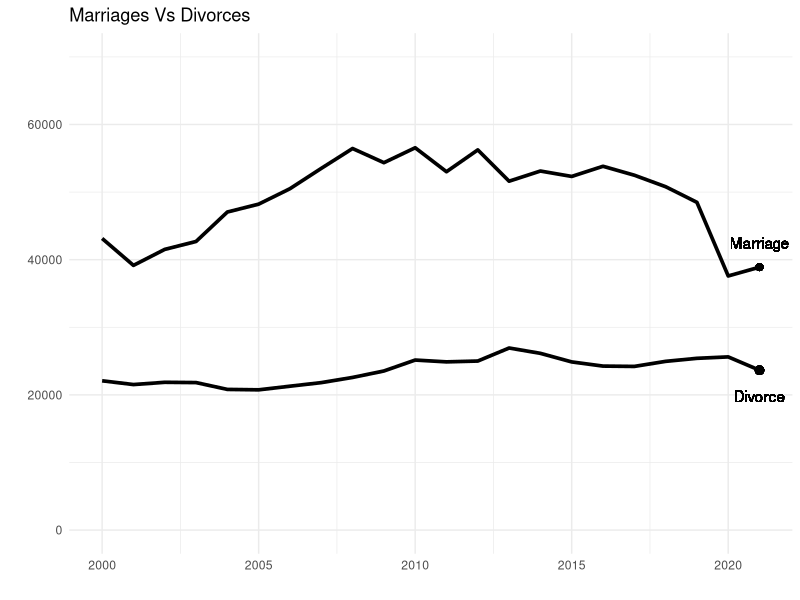

The R script that drew this image: (Note: this script raises an error after producing the figure.)
## Libs 

library(tidyverse)
library(openxlsx)
library(sf)

## Data Import and cleaning

Marriages <-read.xlsx("Sweden-Marriages.xlsx")
Divorces <-read.xlsx("Sweden-Divorces.xlsx")
Marriages <- Marriages %>% rename(marriage = Sweden)
Divorces <- Divorces %>% rename(divorce = Sweden)

total = 

# Filter observations in 2022 since it may skew the data 

Marriages <- Marriages %>% filter(Year != 2022)
Divorces <- Divorces %>% filter(Year != 2022)

## Analysis

Total = inner_join(Divorces , Marriages , by = "Year")

## Plot

plot1 <-ggplot(data = Total , mapping = aes(x = Year , y = divorce)) +
  geom_line( size = 1.25) +
  geom_line(mapping = aes(x = Year , y = marriage)  , size = 1.25) +
  ylim(0 , 70000) +
  theme_minimal()+
  labs(title = "Marriages Vs Divorces" , y = "" , x="") +
  geom_point(x = 2021 , y = 23647,size = 2.5) +
  geom_point(x = 2021 , y = 38895 , size = 2) +
  geom_text(mapping = aes(x = 2021 , 42500 , label = "Marriage")) +
  geom_text(mapping = aes(x = 2021 , y = 19800 , label = "Divorce"))


## NUTS-2 Data 

Marriages2 <- read.xlsx("Marriages-NUTS-2.xlsx")

Divorces2 <- read.xlsx("Divorces-NUTS-2.xlsx")


Marriages2 <- Marriages2 %>% pivot_longer(cols = 2:24 , values_to = "marriage" , names_to = "year")

Divorces2 <- Divorces2 %>% pivot_longer(cols = 2:24 , values_to = "divorce" , names_to = "year")

Marriages2 <- Marriages2 %>% filter(year != 2022)

Divorces2 <- Divorces2 %>% filter(year != 2022)

Marriages2$year <- as.numeric(Marriages2$year)

Divorces2$year <- as.numeric(Divorces2$year)

Total_NUTS2 = inner_join(Marriages2_2021 , Divorces2_2021 , by = c("Region" , "year"))

Total_NUTS2 = Total_NUTS2 %>% mutate(code = str_sub(Region , start = 1 , end = 4))

Total_NUTS2_map = inner_join(swedennuts2_cleaned , Total_NUTS2 , by = "code")

Total_NUTS2_map = Total_NUTS2_map %>% mutate(rate = divorce/marriage)




## These Datasets are for the geom_point

Marriages2_2021 <- Marriages2 %>% filter(year == 2021)
Divorces2_2021 <- Divorces2 %>% filter(year == 2021)
## Plots


plot2marriage <- ggplot(data = Marriages2 , mapping = aes(x = year , y = marriage , color = Region)) +
  geom_line(size = 1.5) +
  labs(title = "Marriages in Sweden " , x = "" , y = "") +
  theme_minimal() + geom_point(data = Marriages2_2021 , mapping = aes(x = year , y = marriage) , size = 2.25) +
  theme(panel.grid.major = element_blank()) + ylim(1,20000)


plot2divorce <-ggplot(data = Divorces2 , mapping = aes(x = year , y = divorce , color = Region)) +
  geom_line(size = 1.5) + labs(title = "Divorces" , x = "" , y = "") +
  geom_point(data = Divorces2_2021 , mapping = aes(x = year , y = divorce , color = Region) , size = 2.25) +
  theme_minimal() + theme(panel.grid.major = element_blank()) + ylim(1,20000)

## Map 

nuts2 <- read_sf("europenuts2.shp")

swedennuts2 <- nuts2 %>% filter(CNTR_CODE == "SE")

## We still have a lot of observations we don't need , so will delete them 

swedennuts2_cleaned = swedennuts2 %>% filter(NUTS_ID == "SE11" |
                                               NUTS_ID == "SE12" |
                                               NUTS_ID == "SE21" |
                                               NUTS_ID == "SE22" |
                                               NUTS_ID == "SE23" |
                                               NUTS_ID == "SE31" |
                                               NUTS_ID == "SE32" |
                                               NUTS_ID == "SE33")

swedennuts2_cleaned = swedennuts2_cleaned %>% rename(code = NUTS_ID)

Marriages2 = Marriages2 %>% mutate(code = str_sub(Region , start = 1 , end = 4))

Divorces2 = Divorces2 %>% mutate(code = str_sub(Region , start = 1 , end = 4))

Marriages_map = inner_join(swedennuts2_cleaned , Marriages2 , by = "code")

Divorces_map = inner_join(swedennuts2_cleaned , Divorces2 , by = "code")

Marriages_map_2021 = Marriages_map %>% filter(year == 2021)

Divorces_map_2021 = Divorces_map %>% filter(year == 2021)




## Plots

marriage_map_plot_2021 <- ggplot() +
  geom_sf(data = Marriages_map_2021 , aes(fill = marriage)) +
  labs(title = "Marriages" , subtitle = "For 2021") +
  theme_minimal()+
  theme(legend.position = "left" ,
        axis.text.x = element_blank(),
        axis.text.y = element_blank()) +
  scale_fill_gradient(low = "#FF3864" , high = "#261447")


divorce_map_plot_2021 <- ggplot() +
  geom_sf(data = Divorces_map_2021 , aes(fill = divorce)) +
  labs(title = "Divorces" , subtitle = "For 2021") +
  theme_minimal()+
  theme(legend.position = "left" ,
        axis.text.x = element_blank(),
        axis.text.y = element_blank()) +
  scale_fill_gradient(low = "#FF3864" , high = "#261447")



### NUTS-3 Data 

Marriages_NUTS_3_cleaned = Marriages_NUTS_3 %>% pivot_longer(cols = 2:23 , names_to = "year" , values_to = "marriage")

Marriages_NUTS_3_cleaned = Marriages_NUTS_3_cleaned %>% select(Region , year , marriage)

Marriages_NUTS_3_cleaned$year = as.numeric(Marriages_NUTS_3_cleaned$year)


Divorces_NUTS_3_cleaned = Divorces_NUTS_3 %>% pivot_longer(cols = 2:23 , names_to = "year" , values_to = "divorce")

Divorces_NUTS_3_cleaned = Divorces_NUTS_3_cleaned %>% select(Region , year , divorce)
Divorces_NUTS_3_cleaned$year = as.numeric(Divorces_NUTS_3_cleaned$year)

## Extracting only NUTS-3 From Sweden NUTS

swedennuts3 = swedennuts2

swedennuts3 = swedennuts3 %>% rename(code = NUTS_ID)

## It's Repetative but I didn't find Sweden NUTS3 so I extracted it by myself


swedennuts3 = swedennuts3 %>% filter(NUTS_ID != "SE")
swedennuts3 = swedennuts3 %>% filter(NUTS_ID != "SE1")
swedennuts3 = swedennuts3 %>% filter(NUTS_ID != "SE2")
swedennuts3 = swedennuts3 %>% filter(NUTS_ID != "SE3")
swedennuts3 = swedennuts3 %>% filter(NUTS_ID != "SE11")
swedennuts3 = swedennuts3 %>% filter(NUTS_ID != "SE12")
swedennuts3 = swedennuts3 %>% filter(NUTS_ID != "SE21")
swedennuts3 = swedennuts3 %>% filter(NUTS_ID != "SE22")
swedennuts3 = swedennuts3 %>% filter(NUTS_ID != "SE23")
swedennuts3 = swedennuts3 %>% filter(NUTS_ID != "SE31")
swedennuts3 = swedennuts3 %>% filter(NUTS_ID != "SE32")
swedennuts3 = swedennuts3 %>% filter(NUTS_ID != "SE33")


Marriages_NUTS_3_cleaned_2021 = Marriages_NUTS_3_cleaned %>% filter(year == 2021)

Divorces_NUTS_3_cleaned_2021 = Divorces_NUTS_3_cleaned %>% filter(year == 2021)

Marriages_NUTS_3_cleaned_2021 = Marriages_NUTS_3_cleaned_2021 %>% mutate(code = str_sub(Region , start = 1 , end = 5))

Divorces_NUTS_3_cleaned_2021 = Divorces_NUTS_3_cleaned_2021 %>% mutate(code = str_sub(Region , start = 1 , end = 5))

Marriages_NUTS3_2021_map <- inner_join(swedennuts3 , Marriages_NUTS_3_cleaned_2021 , by = "code")

Divorces_NUTS_3_map <- inner_join(swedennuts3 , Divorces_NUTS_3_cleaned_2021 , by = "code")


## Plots


Marriage_nuts3_plot <- ggplot() +
  geom_sf(data = Marriages_NUTS3_2021_map , aes(fill = marriage)) +
  labs(title = "Marriages") +
  theme_minimal() +
  theme(legend.position = "left" , axis.text.x = element_blank() , axis.text.y = element_blank()) +
  scale_fill_gradient(low = "#FF3864" , high = "#261447")



Divorces_NUTS_3_plot <-ggplot() +
  geom_sf(data = Divorces_NUTS_3_map , aes(fill = divorce)) +
  labs(title = "Divorces") + theme_minimal() +
  theme(legend.position = "left" , axis.text.x = element_blank() , axis.text.y = element_blank()) +
  scale_fill_gradient(low = "#FF3864" , high = "#261447")


## Divorace to Marriage Ratio 

Total <- Total %>% mutate(Divorace_rate = divorce/marriage)



Total_NUTS3 = inner_join(Divorces_NUTS_3_cleaned_2021 , Marriages_NUTS_3_cleaned_2021 , by = c("Region" , "year" , "code"))

Total_NUTS3 = Total_NUTS3 %>% mutate(rate = divorce/marriage)

Total_NUTS3_map = inner_join(swedennuts3,Total_NUTS3 , by = "code")
